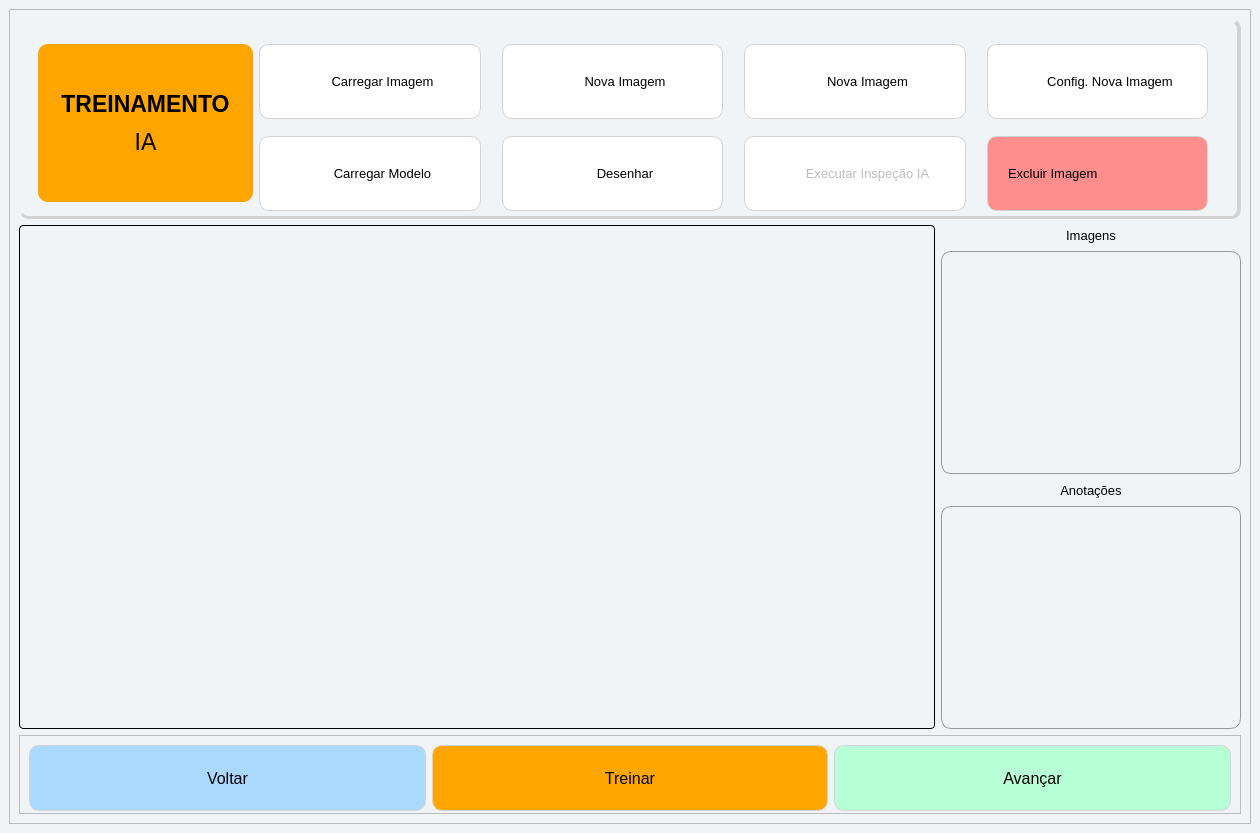
<?xml version="1.0" encoding="UTF-8"?>
<ui version="4.0">
 <class>MainWindow</class>
 <widget class="QMainWindow" name="MainWindow">
  <property name="geometry">
   <rect>
    <x>0</x>
    <y>0</y>
    <width>1260</width>
    <height>833</height>
   </rect>
  </property>
  <property name="sizePolicy">
   <sizepolicy hsizetype="Ignored" vsizetype="Expanding">
    <horstretch>0</horstretch>
    <verstretch>0</verstretch>
   </sizepolicy>
  </property>
  <property name="windowTitle">
   <string>MainWindow</string>
  </property>
  <property name="layoutDirection">
   <enum>Qt::LeftToRight</enum>
  </property>
  <property name="styleSheet">
   <string notr="true">background:#f1f4f7</string>
  </property>
  <widget class="QWidget" name="centralwidget">
   <layout class="QGridLayout" name="gridLayout">
    <item row="2" column="0">
     <widget class="QFrame" name="frame">
      <property name="sizePolicy">
       <sizepolicy hsizetype="Preferred" vsizetype="Preferred">
        <horstretch>0</horstretch>
        <verstretch>0</verstretch>
       </sizepolicy>
      </property>
      <property name="font">
       <font>
        <pointsize>10</pointsize>
       </font>
      </property>
      <property name="styleSheet">
       <string notr="true"/>
      </property>
      <property name="frameShape">
       <enum>QFrame::StyledPanel</enum>
      </property>
      <property name="frameShadow">
       <enum>QFrame::Raised</enum>
      </property>
      <layout class="QGridLayout" name="gridLayout_2">
       <item row="1" column="4">
        <widget class="QLabel" name="label">
         <property name="maximumSize">
          <size>
           <width>16777215</width>
           <height>20</height>
          </size>
         </property>
         <property name="font">
          <font>
           <pointsize>10</pointsize>
           <weight>50</weight>
           <bold>false</bold>
          </font>
         </property>
         <property name="text">
          <string>Imagens</string>
         </property>
         <property name="alignment">
          <set>Qt::AlignCenter</set>
         </property>
        </widget>
       </item>
       <item row="5" column="4">
        <widget class="QLabel" name="label_2">
         <property name="maximumSize">
          <size>
           <width>16777215</width>
           <height>20</height>
          </size>
         </property>
         <property name="font">
          <font>
           <pointsize>10</pointsize>
           <weight>50</weight>
           <bold>false</bold>
          </font>
         </property>
         <property name="text">
          <string>Anotações</string>
         </property>
         <property name="alignment">
          <set>Qt::AlignCenter</set>
         </property>
        </widget>
       </item>
       <item row="1" column="0" rowspan="8" colspan="4">
        <widget class="QLabel" name="labelimg">
         <property name="sizePolicy">
          <sizepolicy hsizetype="Ignored" vsizetype="Ignored">
           <horstretch>20</horstretch>
           <verstretch>255</verstretch>
          </sizepolicy>
         </property>
         <property name="minimumSize">
          <size>
           <width>0</width>
           <height>0</height>
          </size>
         </property>
         <property name="sizeIncrement">
          <size>
           <width>0</width>
           <height>0</height>
          </size>
         </property>
         <property name="autoFillBackground">
          <bool>false</bool>
         </property>
         <property name="styleSheet">
          <string notr="true">border: 1px solid black; border-radius:4px</string>
         </property>
         <property name="frameShape">
          <enum>QFrame::NoFrame</enum>
         </property>
         <property name="text">
          <string/>
         </property>
         <property name="scaledContents">
          <bool>true</bool>
         </property>
         <property name="alignment">
          <set>Qt::AlignCenter</set>
         </property>
         <property name="openExternalLinks">
          <bool>false</bool>
         </property>
        </widget>
       </item>
       <item row="2" column="4" rowspan="3">
        <widget class="QListWidget" name="listaimagens">
         <property name="minimumSize">
          <size>
           <width>300</width>
           <height>0</height>
          </size>
         </property>
         <property name="maximumSize">
          <size>
           <width>350</width>
           <height>16777215</height>
          </size>
         </property>
         <property name="font">
          <font>
           <pointsize>8</pointsize>
          </font>
         </property>
         <property name="mouseTracking">
          <bool>true</bool>
         </property>
         <property name="styleSheet">
          <string notr="true">
QListWidget {
    border: 1px solid #999;
    padding: 5px;
	border-radius:10px
}

/* Itens normais */
QListWidget::item {
    padding: 8px;
    border-bottom: 1px solid #ccc;
	border-radius:10px
}

/* Item quando o mouse passa por cima */
QListWidget::item:hover {
    background: #d0eaff;
    color: black;
}

/* Item selecionado */
QListWidget::item:selected {
    background: #f8c66a;
    color: black;
}
QScrollBar::handle:vertical {
    background-color: #f8c66a;
    min-height: 20px;
    border-radius: 6px;
}
QScrollBar::add-line:vertical,
QScrollBar::sub-line:vertical {
    height: 0;
    background: none;
    border: none;
}
</string>
         </property>
         <property name="verticalScrollBarPolicy">
          <enum>Qt::ScrollBarAsNeeded</enum>
         </property>
         <property name="horizontalScrollBarPolicy">
          <enum>Qt::ScrollBarAsNeeded</enum>
         </property>
         <property name="dragEnabled">
          <bool>false</bool>
         </property>
         <property name="verticalScrollMode">
          <enum>QAbstractItemView::ScrollPerPixel</enum>
         </property>
         <property name="horizontalScrollMode">
          <enum>QAbstractItemView::ScrollPerPixel</enum>
         </property>
        </widget>
       </item>
       <item row="9" column="0" colspan="5">
        <widget class="QFrame" name="frame_2">
         <property name="maximumSize">
          <size>
           <width>16777215</width>
           <height>79</height>
          </size>
         </property>
         <property name="font">
          <font>
           <pointsize>10</pointsize>
          </font>
         </property>
         <property name="styleSheet">
          <string notr="true"/>
         </property>
         <property name="frameShape">
          <enum>QFrame::StyledPanel</enum>
         </property>
         <property name="frameShadow">
          <enum>QFrame::Raised</enum>
         </property>
         <layout class="QGridLayout" name="gridLayout_3">
          <item row="0" column="0">
           <widget class="QPushButton" name="pushButton_3">
            <property name="sizePolicy">
             <sizepolicy hsizetype="Ignored" vsizetype="Ignored">
              <horstretch>0</horstretch>
              <verstretch>0</verstretch>
             </sizepolicy>
            </property>
            <property name="minimumSize">
             <size>
              <width>149</width>
              <height>70</height>
             </size>
            </property>
            <property name="maximumSize">
             <size>
              <width>16777215</width>
              <height>16777215</height>
             </size>
            </property>
            <property name="font">
             <font>
              <pointsize>12</pointsize>
             </font>
            </property>
            <property name="cursor">
             <cursorShape>PointingHandCursor</cursorShape>
            </property>
            <property name="styleSheet">
             <string notr="true">QPushButton {
	border: 1px solid lightgrey ; 
	border-radius:10px;
	background:#aad9ff;
	margin-bottom:4px
    }    
QPushButton:hover {
	background:#418def
    }
QPushButton:pressed {
	background:orange
    }</string>
            </property>
            <property name="text">
             <string>Voltar</string>
            </property>
            <property name="icon">
             <iconset>
              <normaloff>../png/voltar2.png</normaloff>../png/voltar2.png</iconset>
            </property>
            <property name="iconSize">
             <size>
              <width>50</width>
              <height>50</height>
             </size>
            </property>
           </widget>
          </item>
          <item row="0" column="3">
           <widget class="QPushButton" name="avancarbtn">
            <property name="minimumSize">
             <size>
              <width>0</width>
              <height>70</height>
             </size>
            </property>
            <property name="maximumSize">
             <size>
              <width>16777215</width>
              <height>16777215</height>
             </size>
            </property>
            <property name="font">
             <font>
              <pointsize>12</pointsize>
             </font>
            </property>
            <property name="cursor">
             <cursorShape>PointingHandCursor</cursorShape>
            </property>
            <property name="styleSheet">
             <string notr="true">QPushButton {
	border: 1px solid lightgrey ; 
	border-radius:10px;
	background:#b7ffd7;
	text-align:center;
	margin-bottom:4px;

    }    
QPushButton:hover {
	background:lightgreen
    }
QPushButton:pressed {
	background:orange
    }</string>
            </property>
            <property name="text">
             <string>Avançar</string>
            </property>
            <property name="icon">
             <iconset>
              <normaloff>../png/done.png</normaloff>../png/done.png</iconset>
            </property>
            <property name="iconSize">
             <size>
              <width>50</width>
              <height>50</height>
             </size>
            </property>
            <property name="autoRepeatDelay">
             <number>0</number>
            </property>
           </widget>
          </item>
          <item row="0" column="2">
           <widget class="QPushButton" name="treinarbtn">
            <property name="sizePolicy">
             <sizepolicy hsizetype="Ignored" vsizetype="Ignored">
              <horstretch>0</horstretch>
              <verstretch>0</verstretch>
             </sizepolicy>
            </property>
            <property name="minimumSize">
             <size>
              <width>149</width>
              <height>70</height>
             </size>
            </property>
            <property name="maximumSize">
             <size>
              <width>16777215</width>
              <height>16777215</height>
             </size>
            </property>
            <property name="font">
             <font>
              <pointsize>12</pointsize>
             </font>
            </property>
            <property name="cursor">
             <cursorShape>PointingHandCursor</cursorShape>
            </property>
            <property name="styleSheet">
             <string notr="true">QPushButton {
	border: 1px solid lightgrey ; 
	border-radius:10px;
	background:orange;
	text-align:center;
	margin-bottom:4px
    }    
QPushButton:hover {
	background:darkorange
    }
QPushButton:pressed {
	background:orange
    }</string>
            </property>
            <property name="text">
             <string>Treinar</string>
            </property>
            <property name="icon">
             <iconset>
              <normaloff>../png/treinar.png</normaloff>../png/treinar.png</iconset>
            </property>
            <property name="iconSize">
             <size>
              <width>50</width>
              <height>50</height>
             </size>
            </property>
           </widget>
          </item>
         </layout>
        </widget>
       </item>
       <item row="0" column="0" colspan="5">
        <widget class="QFrame" name="frame_3">
         <property name="maximumSize">
          <size>
           <width>16777215</width>
           <height>200</height>
          </size>
         </property>
         <property name="sizeIncrement">
          <size>
           <width>26</width>
           <height>34</height>
          </size>
         </property>
         <property name="contextMenuPolicy">
          <enum>Qt::NoContextMenu</enum>
         </property>
         <property name="autoFillBackground">
          <bool>false</bool>
         </property>
         <property name="styleSheet">
          <string notr="true">border-bottom: 3px solid lightgrey;border-right: 4px solid lightgrey ; border-radius:10px; padding:5px</string>
         </property>
         <property name="frameShape">
          <enum>QFrame::WinPanel</enum>
         </property>
         <property name="frameShadow">
          <enum>QFrame::Raised</enum>
         </property>
         <layout class="QGridLayout" name="gridLayout_4">
          <property name="topMargin">
           <number>10</number>
          </property>
          <item row="0" column="2">
           <widget class="QPushButton" name="plugplayframebtn">
            <property name="sizePolicy">
             <sizepolicy hsizetype="Expanding" vsizetype="Preferred">
              <horstretch>0</horstretch>
              <verstretch>0</verstretch>
             </sizepolicy>
            </property>
            <property name="minimumSize">
             <size>
              <width>229</width>
              <height>85</height>
             </size>
            </property>
            <property name="maximumSize">
             <size>
              <width>335</width>
              <height>16777215</height>
             </size>
            </property>
            <property name="font">
             <font>
              <pointsize>10</pointsize>
             </font>
            </property>
            <property name="cursor">
             <cursorShape>PointingHandCursor</cursorShape>
            </property>
            <property name="layoutDirection">
             <enum>Qt::RightToLeft</enum>
            </property>
            <property name="styleSheet">
             <string notr="true">QPushButton {
	border: 1px solid lightgrey ; 
	border-radius:10px;
	background:white;
	text-align:center;
	padding-left:10px;
margin-top:10px;
margin-right:15px
    }    
QPushButton:hover {
	background:lightgreen
    }
QPushButton:pressed {
	background:orange
    }</string>
            </property>
            <property name="text">
             <string>Nova Imagem</string>
            </property>
            <property name="icon">
             <iconset>
              <normaloff>../png/plugplay.png</normaloff>../png/plugplay.png</iconset>
            </property>
            <property name="iconSize">
             <size>
              <width>45</width>
              <height>45</height>
             </size>
            </property>
           </widget>
          </item>
          <item row="0" column="0" rowspan="7">
           <widget class="QLabel" name="label_7">
            <property name="minimumSize">
             <size>
              <width>220</width>
              <height>0</height>
             </size>
            </property>
            <property name="maximumSize">
             <size>
              <width>300</width>
              <height>200</height>
             </size>
            </property>
            <property name="font">
             <font>
              <family>Arial</family>
              <pointsize>17</pointsize>
              <weight>50</weight>
              <bold>false</bold>
              <stylestrategy>PreferDefault</stylestrategy>
              <kerning>true</kerning>
             </font>
            </property>
            <property name="layoutDirection">
             <enum>Qt::LeftToRight</enum>
            </property>
            <property name="styleSheet">
             <string notr="true">margin-top:10px; border-radius:10px; margin-left:5px; color:black; border: 0px solid white; background: orange; text-align: left
</string>
            </property>
            <property name="frameShape">
             <enum>QFrame::NoFrame</enum>
            </property>
            <property name="text">
             <string>&lt;html&gt;&lt;head/&gt;&lt;body&gt;&lt;p&gt;&lt;span style=&quot; font-weight:600;&quot;&gt;TREINAMENTO&lt;/span&gt;&lt;/p&gt;&lt;p&gt;     IA&lt;/p&gt;&lt;/body&gt;&lt;/html&gt;</string>
            </property>
            <property name="alignment">
             <set>Qt::AlignCenter</set>
            </property>
           </widget>
          </item>
          <item row="6" column="2">
           <widget class="QPushButton" name="desenharbtn">
            <property name="sizePolicy">
             <sizepolicy hsizetype="Expanding" vsizetype="Preferred">
              <horstretch>0</horstretch>
              <verstretch>0</verstretch>
             </sizepolicy>
            </property>
            <property name="minimumSize">
             <size>
              <width>229</width>
              <height>85</height>
             </size>
            </property>
            <property name="maximumSize">
             <size>
              <width>338</width>
              <height>16777215</height>
             </size>
            </property>
            <property name="font">
             <font>
              <pointsize>10</pointsize>
             </font>
            </property>
            <property name="cursor">
             <cursorShape>PointingHandCursor</cursorShape>
            </property>
            <property name="layoutDirection">
             <enum>Qt::RightToLeft</enum>
            </property>
            <property name="styleSheet">
             <string notr="true">QPushButton {
	border: 1px solid lightgrey ; 
	border-radius:10px;
	background:white;
	text-align:center;
	padding-left:10px;
margin-bottom:10px;
margin-right:15px;
    }    
QPushButton:hover {
	background:lightgreen
    }
QPushButton:pressed {
	background:orange
    }
QPushButton:checked {
	background:orange
    }</string>
            </property>
            <property name="text">
             <string>Desenhar</string>
            </property>
            <property name="icon">
             <iconset>
              <normaloff>../png/desenhar.png</normaloff>../png/desenhar.png</iconset>
            </property>
            <property name="iconSize">
             <size>
              <width>40</width>
              <height>40</height>
             </size>
            </property>
            <property name="checkable">
             <bool>true</bool>
            </property>
            <property name="checked">
             <bool>false</bool>
            </property>
            <property name="default">
             <bool>false</bool>
            </property>
           </widget>
          </item>
          <item row="0" column="1">
           <widget class="QPushButton" name="carregarimgbtn">
            <property name="sizePolicy">
             <sizepolicy hsizetype="Expanding" vsizetype="Preferred">
              <horstretch>0</horstretch>
              <verstretch>0</verstretch>
             </sizepolicy>
            </property>
            <property name="minimumSize">
             <size>
              <width>229</width>
              <height>85</height>
             </size>
            </property>
            <property name="maximumSize">
             <size>
              <width>338</width>
              <height>16777215</height>
             </size>
            </property>
            <property name="font">
             <font>
              <pointsize>10</pointsize>
             </font>
            </property>
            <property name="cursor">
             <cursorShape>PointingHandCursor</cursorShape>
            </property>
            <property name="layoutDirection">
             <enum>Qt::RightToLeft</enum>
            </property>
            <property name="styleSheet">
             <string notr="true">QPushButton {
	border: 1px solid lightgrey ; 
	border-radius:10px;
	background:white;
	text-align:center;
	padding-left:10px;
margin-top:10px;
margin-right:15px
    }    
QPushButton:hover {
	background:lightgreen
    }
QPushButton:pressed {
	background:orange
    }</string>
            </property>
            <property name="text">
             <string>Carregar Imagem</string>
            </property>
            <property name="icon">
             <iconset>
              <normaloff>../png/imagem.png</normaloff>../png/imagem.png</iconset>
            </property>
            <property name="iconSize">
             <size>
              <width>41</width>
              <height>41</height>
             </size>
            </property>
           </widget>
          </item>
          <item row="0" column="3">
           <widget class="QPushButton" name="framebtn">
            <property name="sizePolicy">
             <sizepolicy hsizetype="Expanding" vsizetype="Preferred">
              <horstretch>0</horstretch>
              <verstretch>0</verstretch>
             </sizepolicy>
            </property>
            <property name="minimumSize">
             <size>
              <width>229</width>
              <height>85</height>
             </size>
            </property>
            <property name="maximumSize">
             <size>
              <width>338</width>
              <height>16777215</height>
             </size>
            </property>
            <property name="font">
             <font>
              <pointsize>10</pointsize>
             </font>
            </property>
            <property name="cursor">
             <cursorShape>PointingHandCursor</cursorShape>
            </property>
            <property name="layoutDirection">
             <enum>Qt::RightToLeft</enum>
            </property>
            <property name="styleSheet">
             <string notr="true">QPushButton {
	border: 1px solid lightgrey ; 
	border-radius:10px;
	background:white;
	text-align:center;
	padding-left:10px;
margin-top:10px;
margin-right:15px
    }    
QPushButton:hover {
	background:lightgreen
    }
QPushButton:pressed {
	background:orange
    }</string>
            </property>
            <property name="text">
             <string>Nova Imagem</string>
            </property>
            <property name="icon">
             <iconset>
              <normaloff>../png/daheng.png</normaloff>../png/daheng.png</iconset>
            </property>
            <property name="iconSize">
             <size>
              <width>47</width>
              <height>45</height>
             </size>
            </property>
           </widget>
          </item>
          <item row="6" column="1">
           <widget class="QPushButton" name="carregarmodelobtn">
            <property name="sizePolicy">
             <sizepolicy hsizetype="Expanding" vsizetype="Preferred">
              <horstretch>0</horstretch>
              <verstretch>0</verstretch>
             </sizepolicy>
            </property>
            <property name="minimumSize">
             <size>
              <width>229</width>
              <height>85</height>
             </size>
            </property>
            <property name="maximumSize">
             <size>
              <width>338</width>
              <height>16777215</height>
             </size>
            </property>
            <property name="font">
             <font>
              <pointsize>10</pointsize>
             </font>
            </property>
            <property name="cursor">
             <cursorShape>PointingHandCursor</cursorShape>
            </property>
            <property name="layoutDirection">
             <enum>Qt::RightToLeft</enum>
            </property>
            <property name="styleSheet">
             <string notr="true">QPushButton {
	border: 1px solid lightgrey ; 
	border-radius:10px;
	background:white;
	text-align:center;
	padding-left:10px;
margin-bottom:10px;
margin-right:15px;
    }    
QPushButton:hover {
	background:lightgreen
    }
QPushButton:pressed {
	background:orange
    }</string>
            </property>
            <property name="text">
             <string>Carregar Modelo</string>
            </property>
            <property name="icon">
             <iconset>
              <normaloff>../png/treinar.png</normaloff>../png/treinar.png</iconset>
            </property>
            <property name="iconSize">
             <size>
              <width>40</width>
              <height>40</height>
             </size>
            </property>
           </widget>
          </item>
          <item row="0" column="4">
           <widget class="QPushButton" name="dahengconfigbtn">
            <property name="sizePolicy">
             <sizepolicy hsizetype="Expanding" vsizetype="Preferred">
              <horstretch>0</horstretch>
              <verstretch>0</verstretch>
             </sizepolicy>
            </property>
            <property name="minimumSize">
             <size>
              <width>229</width>
              <height>85</height>
             </size>
            </property>
            <property name="maximumSize">
             <size>
              <width>338</width>
              <height>16777215</height>
             </size>
            </property>
            <property name="font">
             <font>
              <pointsize>10</pointsize>
             </font>
            </property>
            <property name="cursor">
             <cursorShape>PointingHandCursor</cursorShape>
            </property>
            <property name="layoutDirection">
             <enum>Qt::RightToLeft</enum>
            </property>
            <property name="styleSheet">
             <string notr="true">QPushButton {
	border: 1px solid lightgrey ; 
	border-radius:10px;
	background:white;
	text-align:center;
	padding-left:10px;
margin-top:10px;
margin-right:15px
    }    
QPushButton:hover {
	background:lightgreen
    }
QPushButton:pressed {
	background:orange
    }</string>
            </property>
            <property name="text">
             <string>Config. Nova Imagem</string>
            </property>
            <property name="icon">
             <iconset>
              <normaloff>../png/config.png</normaloff>../png/config.png</iconset>
            </property>
            <property name="iconSize">
             <size>
              <width>40</width>
              <height>40</height>
             </size>
            </property>
           </widget>
          </item>
          <item row="6" column="4">
           <widget class="QPushButton" name="excluirbtn">
            <property name="sizePolicy">
             <sizepolicy hsizetype="MinimumExpanding" vsizetype="Expanding">
              <horstretch>0</horstretch>
              <verstretch>0</verstretch>
             </sizepolicy>
            </property>
            <property name="minimumSize">
             <size>
              <width>229</width>
              <height>85</height>
             </size>
            </property>
            <property name="maximumSize">
             <size>
              <width>335</width>
              <height>16777215</height>
             </size>
            </property>
            <property name="font">
             <font>
              <pointsize>10</pointsize>
             </font>
            </property>
            <property name="cursor">
             <cursorShape>PointingHandCursor</cursorShape>
            </property>
            <property name="contextMenuPolicy">
             <enum>Qt::CustomContextMenu</enum>
            </property>
            <property name="layoutDirection">
             <enum>Qt::RightToLeft</enum>
            </property>
            <property name="styleSheet">
             <string notr="true">QPushButton {
	border: 1px solid lightgrey ; 
	border-radius:10px;
	background:#fe8d8d;
	text-align:left;
	margin-bottom:4px;
	padding-left:40px;;
margin-bottom:10px;
margin-right:15px
    }    
QPushButton:hover {
	background:red
    }
QPushButton:pressed {
	background:orange
    }</string>
            </property>
            <property name="text">
             <string>Excluir Imagem</string>
            </property>
            <property name="icon">
             <iconset>
              <normaloff>../png/decline.png</normaloff>../png/decline.png</iconset>
            </property>
            <property name="iconSize">
             <size>
              <width>40</width>
              <height>40</height>
             </size>
            </property>
           </widget>
          </item>
          <item row="6" column="3">
           <widget class="QPushButton" name="inspecionarbtn">
            <property name="enabled">
             <bool>false</bool>
            </property>
            <property name="sizePolicy">
             <sizepolicy hsizetype="Expanding" vsizetype="Preferred">
              <horstretch>0</horstretch>
              <verstretch>0</verstretch>
             </sizepolicy>
            </property>
            <property name="minimumSize">
             <size>
              <width>229</width>
              <height>85</height>
             </size>
            </property>
            <property name="maximumSize">
             <size>
              <width>338</width>
              <height>16777215</height>
             </size>
            </property>
            <property name="font">
             <font>
              <pointsize>10</pointsize>
             </font>
            </property>
            <property name="cursor">
             <cursorShape>PointingHandCursor</cursorShape>
            </property>
            <property name="layoutDirection">
             <enum>Qt::RightToLeft</enum>
            </property>
            <property name="styleSheet">
             <string notr="true">QPushButton {
	border: 1px solid lightgrey ; 
	border-radius:10px;
	background:white;
	text-align:center;
	padding-left:10px;
margin-bottom:10px;
margin-right:15px;
    }    
QPushButton:hover {
	background:lightgreen
    }
QPushButton:pressed {
	background:orange
    }</string>
            </property>
            <property name="text">
             <string>Executar Inspeção IA</string>
            </property>
            <property name="icon">
             <iconset>
              <normaloff>../png/inspecionar.png</normaloff>../png/inspecionar.png</iconset>
            </property>
            <property name="iconSize">
             <size>
              <width>40</width>
              <height>40</height>
             </size>
            </property>
           </widget>
          </item>
         </layout>
        </widget>
       </item>
       <item row="6" column="4" rowspan="3">
        <widget class="QListWidget" name="listaanotacoes">
         <property name="minimumSize">
          <size>
           <width>300</width>
           <height>0</height>
          </size>
         </property>
         <property name="maximumSize">
          <size>
           <width>350</width>
           <height>16777215</height>
          </size>
         </property>
         <property name="font">
          <font>
           <pointsize>8</pointsize>
          </font>
         </property>
         <property name="mouseTracking">
          <bool>true</bool>
         </property>
         <property name="styleSheet">
          <string notr="true">
QListWidget {
    border: 1px solid #999;
    padding: 5px;
	border-radius:10px
}

/* Itens normais */
QListWidget::item {
    padding: 8px;
    border-bottom: 1px solid #ccc;
	border-radius:10px
}

/* Item quando o mouse passa por cima */
QListWidget::item:hover {
    background: #d0eaff;
    color: black;
}

/* Item selecionado */
QListWidget::item:selected {
    background: #f8c66a;
    color: black;
}
QScrollBar::handle:vertical {
    background-color: #f8c66a;
    min-height: 20px;
    border-radius: 6px;
}
QScrollBar::add-line:vertical,
QScrollBar::sub-line:vertical {
    height: 0;
    background: none;
    border: none;
}
</string>
         </property>
         <property name="verticalScrollBarPolicy">
          <enum>Qt::ScrollBarAsNeeded</enum>
         </property>
         <property name="horizontalScrollBarPolicy">
          <enum>Qt::ScrollBarAsNeeded</enum>
         </property>
         <property name="dragEnabled">
          <bool>false</bool>
         </property>
         <property name="verticalScrollMode">
          <enum>QAbstractItemView::ScrollPerPixel</enum>
         </property>
         <property name="horizontalScrollMode">
          <enum>QAbstractItemView::ScrollPerPixel</enum>
         </property>
        </widget>
       </item>
      </layout>
     </widget>
    </item>
   </layout>
  </widget>
 </widget>
 <resources>
  <include location="../../qt.qrc"/>
 </resources>
 <connections/>
</ui>
